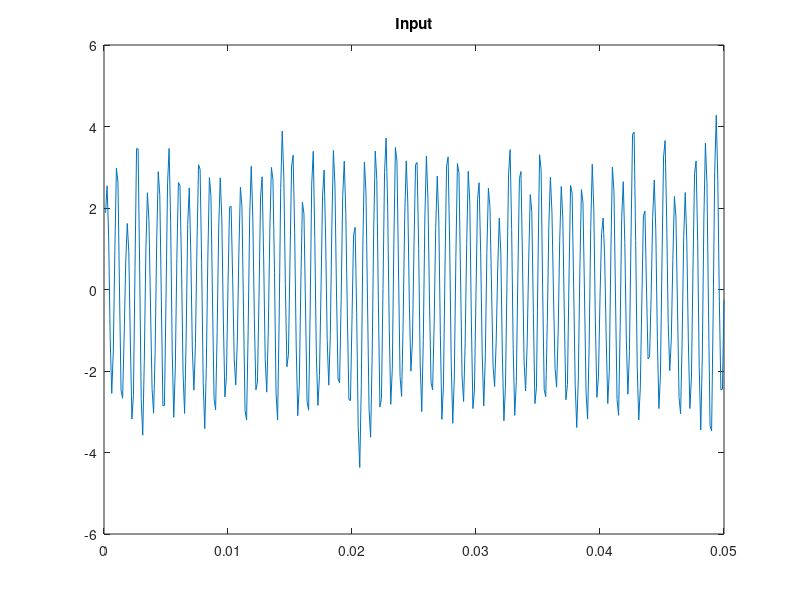
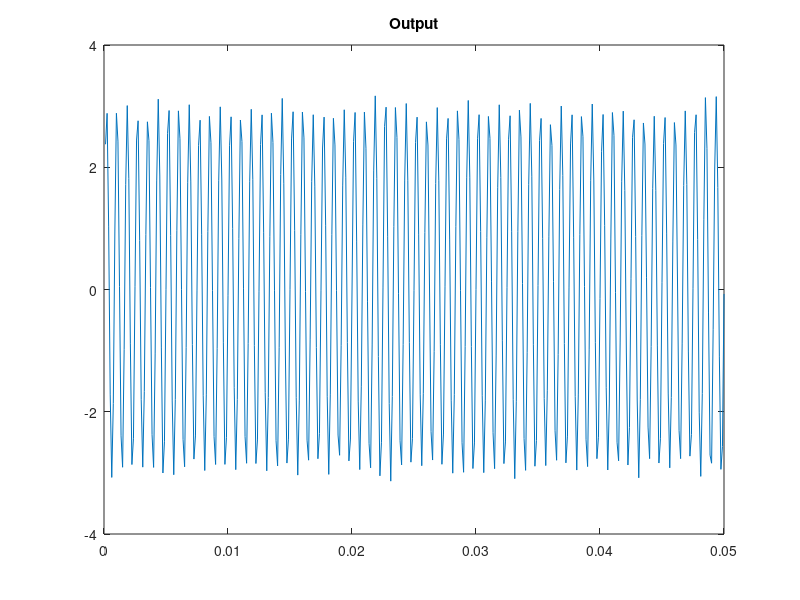

Write MATLAB code to recreate these figures, in order.
clc;clear
fsamp=8000;
A=3;F=1200;
t=1/fsamp:1/fsamp:2;
X=A*sin(2*pi*F*t);
% plot(t,X);title('Input');
n=1*randn(1,length(t));
coeff=fir1(8,0.4); % to make uncorralated noise n to an auto regressive noise signal
noize=filter(coeff,1,n);
Y=X+noize;

x=n;d=Y;%note desired and input signal
% y=zeros(1,length(t));e=zeros(1,length(t));
N=10;
W=zeros(1,N);

mu=.001;
  for j=1:2
for i=N:length(x)
    y(i)=W*x(i:-1:i-(N-1))';
    e(i)=d(i)-y(i);
    W=W+mu*x(i:-1:i-(N-1))*e(i);
end
  end


plot(t((1:400)),Y(end-399:end));title('Input');
figure
plot(t((1:400)),e(end-399:end));title('Output');
